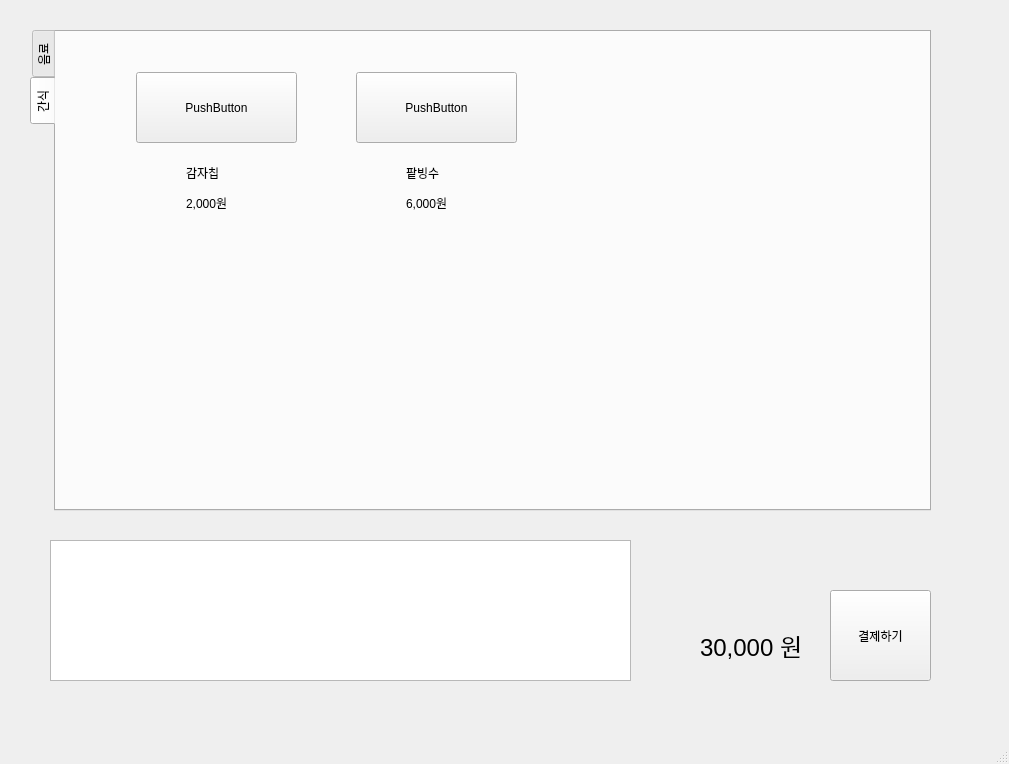
<?xml version="1.0" encoding="UTF-8"?>
<ui version="4.0">
 <class>MainWindow</class>
 <widget class="QMainWindow" name="MainWindow">
  <property name="geometry">
   <rect>
    <x>0</x>
    <y>0</y>
    <width>1009</width>
    <height>764</height>
   </rect>
  </property>
  <property name="windowTitle">
   <string>MainWindow</string>
  </property>
  <widget class="QWidget" name="centralwidget">
   <widget class="QStackedWidget" name="stackedWidget">
    <property name="geometry">
     <rect>
      <x>30</x>
      <y>30</y>
      <width>951</width>
      <height>511</height>
     </rect>
    </property>
    <property name="currentIndex">
     <number>0</number>
    </property>
    <widget class="QWidget" name="page">
     <widget class="QTabWidget" name="tabWidget">
      <property name="geometry">
       <rect>
        <x>0</x>
        <y>0</y>
        <width>901</width>
        <height>481</height>
       </rect>
      </property>
      <property name="autoFillBackground">
       <bool>false</bool>
      </property>
      <property name="tabPosition">
       <enum>QTabWidget::TabPosition::West</enum>
      </property>
      <property name="tabShape">
       <enum>QTabWidget::TabShape::Rounded</enum>
      </property>
      <property name="currentIndex">
       <number>1</number>
      </property>
      <property name="elideMode">
       <enum>Qt::TextElideMode::ElideNone</enum>
      </property>
      <property name="documentMode">
       <bool>false</bool>
      </property>
      <widget class="QWidget" name="tab">
       <attribute name="title">
        <string>음료</string>
       </attribute>
       <widget class="QLabel" name="label">
        <property name="geometry">
         <rect>
          <x>130</x>
          <y>130</y>
          <width>61</width>
          <height>21</height>
         </rect>
        </property>
        <property name="text">
         <string>아메리카노</string>
        </property>
       </widget>
       <widget class="QPushButton" name="menuButton1">
        <property name="geometry">
         <rect>
          <x>80</x>
          <y>40</y>
          <width>161</width>
          <height>71</height>
         </rect>
        </property>
        <property name="text">
         <string>PushButton</string>
        </property>
       </widget>
       <widget class="QPushButton" name="menuButton2">
        <property name="geometry">
         <rect>
          <x>300</x>
          <y>40</y>
          <width>161</width>
          <height>71</height>
         </rect>
        </property>
        <property name="text">
         <string>PushButton</string>
        </property>
       </widget>
       <widget class="QLabel" name="label_2">
        <property name="geometry">
         <rect>
          <x>350</x>
          <y>130</y>
          <width>61</width>
          <height>21</height>
         </rect>
        </property>
        <property name="text">
         <string>카페라떼</string>
        </property>
       </widget>
       <widget class="QLabel" name="label_3">
        <property name="geometry">
         <rect>
          <x>130</x>
          <y>160</y>
          <width>61</width>
          <height>21</height>
         </rect>
        </property>
        <property name="text">
         <string>2,500원</string>
        </property>
       </widget>
       <widget class="QLabel" name="label_4">
        <property name="geometry">
         <rect>
          <x>350</x>
          <y>160</y>
          <width>61</width>
          <height>21</height>
         </rect>
        </property>
        <property name="text">
         <string>3,000원</string>
        </property>
       </widget>
      </widget>
      <widget class="QWidget" name="tab_2">
       <attribute name="title">
        <string>간식</string>
       </attribute>
       <widget class="QPushButton" name="menuButton3">
        <property name="geometry">
         <rect>
          <x>80</x>
          <y>40</y>
          <width>161</width>
          <height>71</height>
         </rect>
        </property>
        <property name="text">
         <string>PushButton</string>
        </property>
       </widget>
       <widget class="QLabel" name="label_5">
        <property name="geometry">
         <rect>
          <x>130</x>
          <y>160</y>
          <width>61</width>
          <height>21</height>
         </rect>
        </property>
        <property name="text">
         <string>2,000원</string>
        </property>
       </widget>
       <widget class="QLabel" name="label_6">
        <property name="geometry">
         <rect>
          <x>130</x>
          <y>130</y>
          <width>61</width>
          <height>21</height>
         </rect>
        </property>
        <property name="text">
         <string>감자칩</string>
        </property>
       </widget>
       <widget class="QLabel" name="label_7">
        <property name="geometry">
         <rect>
          <x>350</x>
          <y>130</y>
          <width>61</width>
          <height>21</height>
         </rect>
        </property>
        <property name="text">
         <string>팥빙수</string>
        </property>
       </widget>
       <widget class="QLabel" name="label_8">
        <property name="geometry">
         <rect>
          <x>350</x>
          <y>160</y>
          <width>61</width>
          <height>21</height>
         </rect>
        </property>
        <property name="text">
         <string>6,000원</string>
        </property>
       </widget>
       <widget class="QPushButton" name="menuButton4">
        <property name="geometry">
         <rect>
          <x>300</x>
          <y>40</y>
          <width>161</width>
          <height>71</height>
         </rect>
        </property>
        <property name="text">
         <string>PushButton</string>
        </property>
       </widget>
      </widget>
     </widget>
    </widget>
    <widget class="QWidget" name="page_3">
     <widget class="QPushButton" name="hereButton">
      <property name="geometry">
       <rect>
        <x>300</x>
        <y>160</y>
        <width>151</width>
        <height>131</height>
       </rect>
      </property>
      <property name="text">
       <string>먹고가기</string>
      </property>
     </widget>
     <widget class="QPushButton" name="togoButton">
      <property name="geometry">
       <rect>
        <x>540</x>
        <y>160</y>
        <width>151</width>
        <height>131</height>
       </rect>
      </property>
      <property name="text">
       <string>포장하기</string>
      </property>
     </widget>
    </widget>
    <widget class="QWidget" name="page_2">
     <widget class="QPushButton" name="cardButton">
      <property name="geometry">
       <rect>
        <x>160</x>
        <y>160</y>
        <width>151</width>
        <height>131</height>
       </rect>
      </property>
      <property name="text">
       <string>카드</string>
      </property>
     </widget>
     <widget class="QPushButton" name="cashButton">
      <property name="enabled">
       <bool>true</bool>
      </property>
      <property name="geometry">
       <rect>
        <x>400</x>
        <y>160</y>
        <width>151</width>
        <height>131</height>
       </rect>
      </property>
      <property name="text">
       <string>현금</string>
      </property>
      <property name="checkable">
       <bool>false</bool>
      </property>
      <property name="flat">
       <bool>false</bool>
      </property>
     </widget>
     <widget class="QPushButton" name="qrButton">
      <property name="geometry">
       <rect>
        <x>630</x>
        <y>160</y>
        <width>151</width>
        <height>131</height>
       </rect>
      </property>
      <property name="text">
       <string>페이</string>
      </property>
     </widget>
    </widget>
    <widget class="QWidget" name="page_4">
     <widget class="QLabel" name="label_10">
      <property name="geometry">
       <rect>
        <x>390</x>
        <y>200</y>
        <width>191</width>
        <height>51</height>
       </rect>
      </property>
      <property name="font">
       <font>
        <pointsize>28</pointsize>
       </font>
      </property>
      <property name="text">
       <string>감사합니다</string>
      </property>
     </widget>
    </widget>
   </widget>
   <widget class="QListWidget" name="listWidget">
    <property name="geometry">
     <rect>
      <x>50</x>
      <y>540</y>
      <width>581</width>
      <height>141</height>
     </rect>
    </property>
   </widget>
   <widget class="QPushButton" name="payButton">
    <property name="geometry">
     <rect>
      <x>830</x>
      <y>590</y>
      <width>101</width>
      <height>91</height>
     </rect>
    </property>
    <property name="text">
     <string>결제하기</string>
    </property>
   </widget>
   <widget class="QLabel" name="label_9">
    <property name="geometry">
     <rect>
      <x>700</x>
      <y>620</y>
      <width>111</width>
      <height>51</height>
     </rect>
    </property>
    <property name="font">
     <font>
      <pointsize>18</pointsize>
     </font>
    </property>
    <property name="text">
     <string>30,000 원</string>
    </property>
   </widget>
  </widget>
  <widget class="QMenuBar" name="menubar">
   <property name="geometry">
    <rect>
     <x>0</x>
     <y>0</y>
     <width>1009</width>
     <height>22</height>
    </rect>
   </property>
  </widget>
  <widget class="QStatusBar" name="statusbar"/>
 </widget>
 <resources/>
 <connections/>
</ui>
